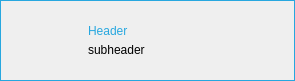
<?xml version="1.0" encoding="UTF-8"?>
<ui version="4.0">
 <class>WaitScreen</class>
 <widget class="QDialog" name="WaitScreen">
  <property name="geometry">
   <rect>
    <x>0</x>
    <y>0</y>
    <width>295</width>
    <height>81</height>
   </rect>
  </property>
  <property name="windowTitle">
   <string>Working on it</string>
  </property>
  <property name="styleSheet">
   <string notr="true">QDialog {
	border: 1px solid rgb(39, 167, 223);
}</string>
  </property>
  <layout class="QHBoxLayout" name="horizontalLayout">
   <property name="leftMargin">
    <number>20</number>
   </property>
   <property name="topMargin">
    <number>5</number>
   </property>
   <property name="bottomMargin">
    <number>5</number>
   </property>
   <item>
    <widget class="QLabel" name="icon">
     <property name="minimumSize">
      <size>
       <width>62</width>
       <height>62</height>
      </size>
     </property>
     <property name="maximumSize">
      <size>
       <width>62</width>
       <height>62</height>
      </size>
     </property>
     <property name="text">
      <string/>
     </property>
     <property name="pixmap">
      <pixmap resource="resources.qrc">:/tk-framework-adminui/setup_project/wait_screen_icon.png</pixmap>
     </property>
    </widget>
   </item>
   <item>
    <layout class="QVBoxLayout" name="verticalLayout">
     <property name="spacing">
      <number>5</number>
     </property>
     <property name="topMargin">
      <number>0</number>
     </property>
     <property name="bottomMargin">
      <number>0</number>
     </property>
     <item>
      <spacer name="verticalSpacer">
       <property name="orientation">
        <enum>Qt::Vertical</enum>
       </property>
       <property name="sizeHint" stdset="0">
        <size>
         <width>20</width>
         <height>40</height>
        </size>
       </property>
      </spacer>
     </item>
     <item>
      <widget class="QLabel" name="header">
       <property name="styleSheet">
        <string notr="true">color: rgb(39, 167, 223);</string>
       </property>
       <property name="text">
        <string>Header</string>
       </property>
      </widget>
     </item>
     <item>
      <widget class="QLabel" name="subheader">
       <property name="styleSheet">
        <string notr="true">border: none;
background-color: transparent;</string>
       </property>
       <property name="text">
        <string>subheader</string>
       </property>
      </widget>
     </item>
     <item>
      <spacer name="verticalSpacer_2">
       <property name="orientation">
        <enum>Qt::Vertical</enum>
       </property>
       <property name="sizeHint" stdset="0">
        <size>
         <width>20</width>
         <height>40</height>
        </size>
       </property>
      </spacer>
     </item>
    </layout>
   </item>
  </layout>
 </widget>
 <resources>
  <include location="resources.qrc"/>
 </resources>
 <connections/>
</ui>
